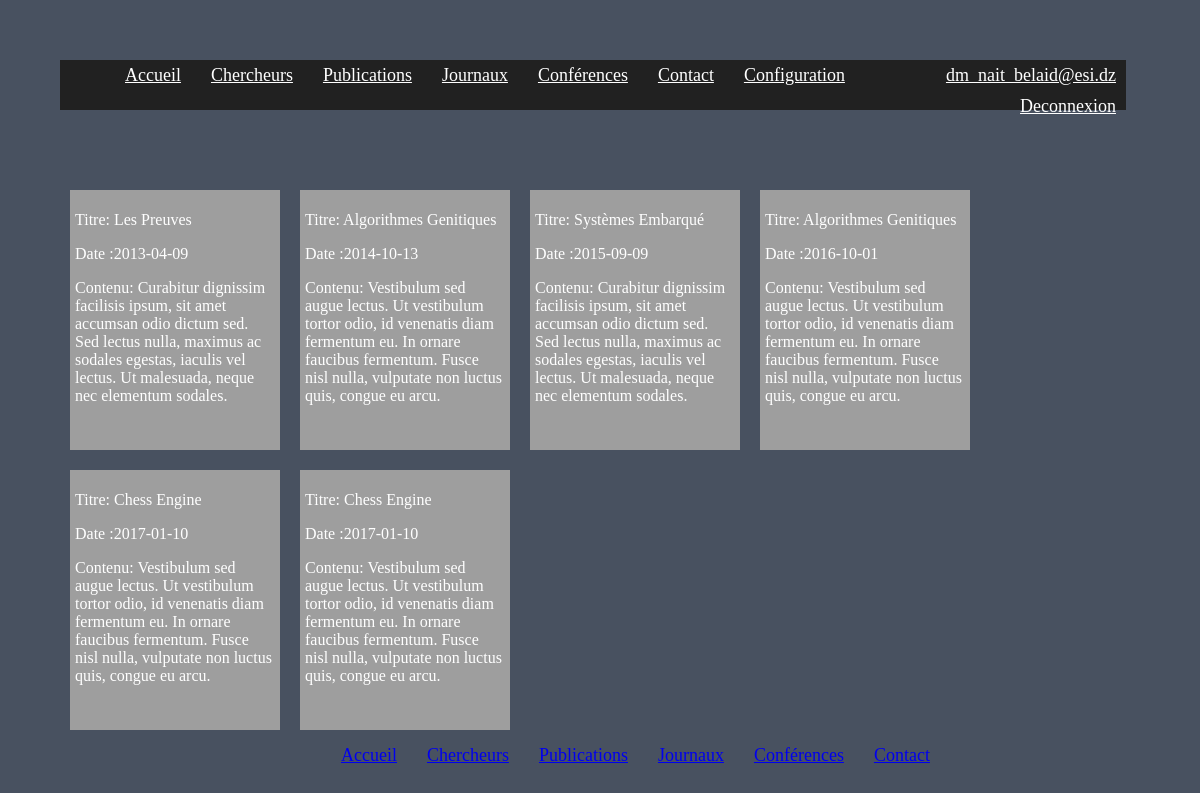
The app's page /index.php?menu=3 (signed in) with its own data.
### tables this page shows
CREATE TABLE `publication` (
  `id` int(11) NOT NULL,
  `titre` varchar(25) NOT NULL,
  `date` date NOT NULL,
  `contenu` text NOT NULL,
  `idChercheur` int(11) NOT NULL,
  `idThematique` int(11) NOT NULL
);

### controller/publicationManager.php (called while the page is built)
<?php
$db=Registry::getInstance()->getDbConnection();
$publiactionModel = new publicationModel($db);
$pubs=$publiactionModel->getAllPub();

### model/publicationModel.php (called while the page is built)
<?php
class publicationModel{
    private $dbConnection;
    public function __construct(PDO $dbConnection)
    {
        $this->dbConnection = $dbConnection;
    }
    public function getAllPub()
    {
        $queryStr="SELECT * FROM publication ORDER BY publication.date ,publication.idThematique ASC";
        $result = $this->dbConnection->query($queryStr);
        return $result->fetchAll();
    }
}

### model/publication.php (called while the page is built, shortened)
<?php
class publication{
    private $titre;
    private $date;
    private $contenu;
    public function __construct($id,$titre,$date,$contenu,$auteur,$thematique)
    {
        $this->titre=$titre;
        $this->date=$date;
        $this->contenu=$contenu;
    }
    public function getTitre()
    {
        return $this->titre;
    }
    public function getDate()
    {
        return $this->date;
    }
    public function getContenu()
    {
        return $this->contenu;
    }
}

### view/publications.php (the view)
<?php
include "controller/publicationManager.php";
if($pubs!=null)
    foreach($pubs as $pub){
        $publication = new publication(0,$pub['titre'],$pub['date'],$pub['contenu'],$pub['idChercheur'],$pub['idThematique']);
        echo "<li class='cadre'><a href='index.php?id=".$publication->getId()."'></a><div><p>Titre: ".$publication->getTitre()."</p><p>Date :".$publication->getDate()."</p><p>Contenu: ".$publication->getContenu()."</p></div></li>";
    }

### assets/css/style.css (style rules this page uses)
body { margin: 5% 5% 5% 5%; background-color:#fafafa; }
li.cadre { display: inline-block; float: left; width: 200px; height: 250px; overflow: hidden; background-color: #9e9e9e; margin: 10px 10px 10px 10px; padding: 5px 5px 5px 5px; color: white; }

### records on screen
publication: titre "Les Preuves", date "2013-04-09", contenu "Curabitur dignissim facilisis ipsum, sit amet accumsan odio dictum sed. Sed lectus nulla, maximus ac sodales egestas, iaculis vel lectus. Ut malesuada, neque nec elementum sodales."
publication: titre "Algorithmes Genitiques", date "2014-10-13", contenu "Vestibulum sed augue lectus. Ut vestibulum tortor odio, id venenatis diam fermentum eu. In ornare faucibus fermentum. Fusce nisl nulla, vulputate non luctus quis, congue eu arcu."
publication: titre "Systèmes Embarqué", date "2015-09-09", contenu "Curabitur dignissim facilisis ipsum, sit amet accumsan odio dictum sed. Sed lectus nulla, maximus ac sodales egestas, iaculis vel lectus. Ut malesuada, neque nec elementum sodales."
publication: titre "Algorithmes Genitiques", date "2016-10-01", contenu "Vestibulum sed augue lectus. Ut vestibulum tortor odio, id venenatis diam fermentum eu. In ornare faucibus fermentum. Fusce nisl nulla, vulputate non luctus quis, congue eu arcu."
publication: titre "Chess Engine", date "2017-01-10", contenu "Vestibulum sed augue lectus. Ut vestibulum tortor odio, id venenatis diam fermentum eu. In ornare faucibus fermentum. Fusce nisl nulla, vulputate non luctus quis, congue eu arcu."
publication: titre "Chess Engine", date "2017-01-10", contenu "Vestibulum sed augue lectus. Ut vestibulum tortor odio, id venenatis diam fermentum eu. In ornare faucibus fermentum. Fusce nisl nulla, vulputate non luctus quis, congue eu arcu."

### other values on screen
$_SESSION['email'] "dm_nait_belaid@esi.dz"
